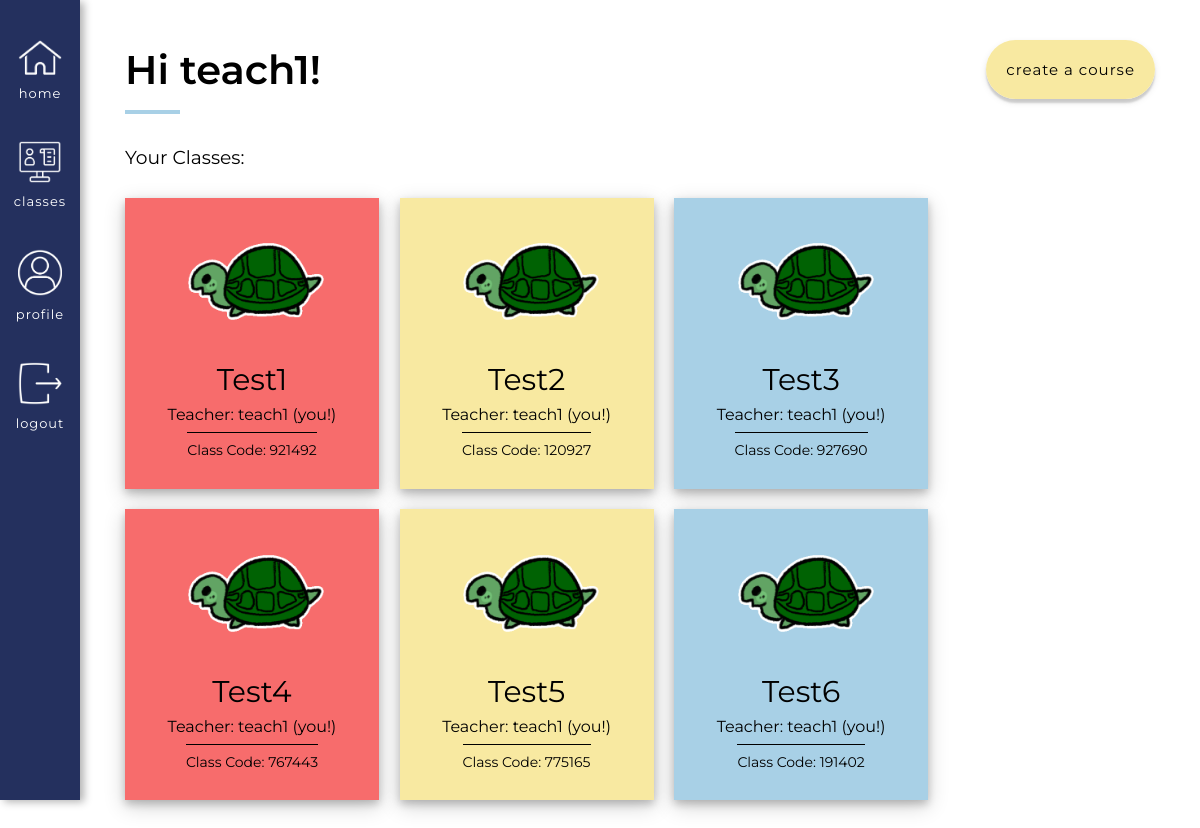
Page /user/teach1/classes (signed in) on the committed database.
### app/models.py (models this page shows, shortened)
class User(UserMixin, db.Model):
    id = db.Column(db.Integer, primary_key=True)
    username = db.Column(db.String(64), index=True, unique=True) # adding columns to the database
    email = db.Column(db.String(120), index=True, unique=True)
    password_hash = db.Column(db.String(128))
    role = db.Column(db.Integer, index=False, unique=False) # 0 is Teacher, 1 is Student
    about_me = db.Column(db.String(140))
    last_seen = db.Column(db.DateTime, default=datetime.utcnow)
    posts = db.relationship('Post', backref='author', lazy='dynamic') # First part is calling it from the Post model, secret field is the backref (author)
    reactions = db.relationship('Reactions', backref='reactor', lazy='dynamic') # This will show all the reactions that this user has made
    teaches = db.relationship('Courses', backref='teacher', lazy='dynamic') # This will show all the courses that the user teaches
    signups = db.relationship('Signups', backref='student', lazy='dynamic') # This will show all of the signups of that user

class Courses(db.Model):
    id = db.Column(db.Integer, primary_key=True) # Always need ID
    course_name = db.Column(db.String(140), index=False, unique=False) # Not indexable or unique bc many people can have the same course
    code = db.Column(db.Integer, index=True, unique=True) # Indexable to link it back to the course name
    timestamp = db.Column(db.DateTime, index=True, default=datetime.utcnow) # Timestamp
    status = db.Column(db.Integer, index=False, unique=False, default=0) # 0 means the class is inactive, 1 is active
    teacher_id = db.Column(db.Integer, db.ForeignKey('user.id'))  # Taking the user ID from the user model, using backref of teacher will show you the actual teacher
    signups = db.relationship('Signups', backref='course_id', lazy='dynamic') # This will show all the student signups for this course
    reactions = db.relationship('Reactions', backref='course_actual', lazy='dynamic') # This will show all the reactions for this course
    session = db.relationship('Session', backref='session_course_id', lazy='dynamic') # This will show you all the sessions of the course

### app/routes.py (the view)
@app.route('/user/<username>/classes') # User's classes
@login_required
def classes(username): # the word after def has to be the same as the text in the urlfor quotation marks
    user = User.query.filter_by(username=username).first_or_404()
    user_signups_filtered = User.query.join(Signups, (Signups.user_id == User.id)).\
                                        join(Courses, (Courses.id == Signups.course)).\
                                        with_entities(Signups).\
                                        filter(Signups.user_id == user.id)
    teacher_courses = Courses.query.filter_by(teacher_id=user.id).all()
    return render_template('classes.html', user=user, user_signups_filtered=user_signups_filtered, teacher_courses=teacher_courses, title="Classes")

### app/models.py (called while the page is built)
@login.user_loader
def load_user(id):
        return User.query.get(int(id))

### app/routes.py (called while the page is built)
@app.before_request # This function will be executed right before the view function
def before_request():
    if current_user.is_authenticated: # Checks whether the current user is logged in
        current_user.last_seen = datetime.utcnow() # Sets the last seen to the date using the UTC time zone
        db.session.commit() # Don't need to do db.session.add() because the user is already in the database (using a current_user)

### app/templates/classes.html (shortened to what this page needs)
{% extends "base.html" %}
{% block head %}
    <link rel="stylesheet" href="{{ url_for('static', filename='css/classes.css') }}">
{% endblock %}
{% block content %}
    <div class = "classesTop">
        <div class = "titleHolder">
            <h1>Hi {{ user.username }}!</h1>
        </div>
        <div class = "createJoinCourse">
            <form action="/user/{{ user.username }}/classes/add" method='post'>
                {% if user.role == 1 %}
                    <input type="text" name="title" placeholder="Enter Class Code..." class = "joinStudent">
                    <button type="submit" class = "joinClassButton">Join Class</button>
                {% else %}
                    <a href = "{{ url_for('create', username = current_user.username) }}" class = "createLink">Create a course</a>
                {% endif %}
            </form>
        </div>
    </div>
    <h3 class = "classMargin">Your Classes: </h3>
    <div class = "classBlockHolder">
    {% if user.role == 0 %}
            {% for t in teacher_courses %}
            <div class = "{{ loop.cycle('classBlock red', 'classBlock yellow', 'classBlock blue') }}" id = "classBlock" onclick="divLink({{ t.id }})">
                    <div class = "classImage">
                        <img src = "{{ url_for('static', filename = 'images/Turtle.gif') }}">
                    </div>
                    <div class = "classDescription">
                        <p class = "courseName">{{ t.course_name }}</p>
                        <p class = "courseTeacher">Teacher: {{ t.teacher.username }} (you!)</p>
                        <p class = "courseCode">Class Code: {{ t.code }}</p>
                    </div>
                </div>
            {% endfor %}
    {% endif %}
    </div>
{% endblock %}

### app/static/css/base.css (style rules this page uses)
body { margin: 0 !important; font-family: "Montserrat", sans-serif; }
h1, p { margin: 0; }
h2, h3 { font-weight: 400; }

### app/static/css/classes.css (style rules this page uses)
@media screen and (min-width: 600px) { .classBlock { background-color: #F76C6C; display: flex; flex-direction: column; justify-content: space-between; align-items: center; padding: 2%; padding-right: 4%; padding-left: 4%; cursor: pointer; margin-right: 2%; margin-top: 1%; margin-bottom: 1%; min-width: 150px; max-width: 200px; width: 16.66%; height: 250px; box-shadow: 0 4px 8px 0 rgba(0, 0, 0, 0.2), 0 6px 20px 0 rgba(0, 0, 0, 0.19); transition-duration: 0.3s; -webkit-transition-duration: 0.3s; } }
@media screen and (min-width: 600px) { .classBlockHolder { display: flex; flex-wrap: wrap; justify-content: flex-start; align-items: center; } }
@media screen and (min-width: 600px) { .classImage { display: flex; align-items: center; justify-content: center; width: 95%; } }
@media screen and (min-width: 600px) { .classImage img { width: 100%; } }
@media screen and (min-width: 600px) { .classDescription { color: black; margin-top: 15px; display: flex; flex-direction: column; justify-content: center; align-items: center; line-height: 35px; width: 100%; } }
@media screen and (min-width: 600px) { .courseName { font-size: 30px; } }
@media screen and (min-width: 600px) { .titleHolder h1 { position: relative; font-size: 40px; font-weight: 600; color: black; } }
@media screen and (min-width: 600px) { .titleHolder h1:after { position: absolute; content: ''; height: 4px; bottom: -20px; left: 0; right: 0; width: 28%; background: #A8D0E6; } }
@media screen and (min-width: 600px) { .classesTop { display: flex; justify-content: space-between; align-items: center; } }
.classMargin { margin-top: 5%; }
.courseTeacher { font-size: 16px; }
.courseCode { font-size: 14px; width: fit-content; border-top: 1px solid black; }
.createLink, .joinClassButton { background-color: #F8E9A1; text-decoration: none; color: black; text-transform: lowercase; letter-spacing: 1px; padding: 20px 20px; border-radius: 50px; transition-duration: 0.3s; -webkit-transition-duration: 0.3s; box-shadow: 0 4px 2px 0 rgba(0, 0, 0, 0.15), 0 3px 7px 0 rgba(0, 0, 0, 0.1); font-size: 15px; border: 0; }
.yellow { background-color: #F8E9A1 !important; }
.blue { background-color: #a8d0e6 !important; }

### rows in the picture
User: username "teach1"
Courses: course_name "Test1", teacher.username "teach1", code "921492"
Courses: course_name "Test2", teacher.username "teach1", code "120927"
Courses: course_name "Test3", teacher.username "teach1", code "927690"
Courses: course_name "Test4", teacher.username "teach1", code "767443"
Courses: course_name "Test5", teacher.username "teach1", code "775165"
Courses: course_name "Test6", teacher.username "teach1", code "191402"
